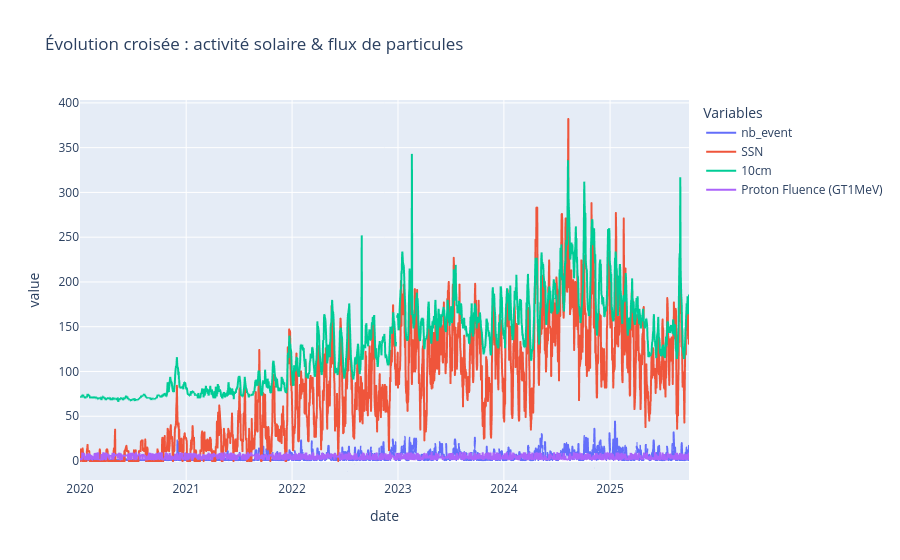

Notebook code for this chart:
### Code cell
# Nettoyage
df["date"] = pd.to_datetime(df["date"], errors="coerce")
for col in ["nb_event", "SSN", "10cm", "Proton Fluence (GT1MeV)", "Electron Fluence (GT2MeV)"]:
    df[col] = clean_numeric(df[col])

df = df.sort_values("date")

# Plot multivarié
fig = px.line(
    df,
    x="date",
    y=["nb_event", "SSN", "10cm", "Proton Fluence (GT1MeV)"],
    title="Évolution croisée : activité solaire & flux de particules"
)

fig.update_layout(legend_title="Variables")
fig.show()

### Figure 1 — Plotly figure (JSON) as saved in the notebook; plotly's stock layout.template omitted (floating-point values rounded to 4 significant figures; data arrays with more than 128 entries replaced by an {"elided": "..."} marker saying what was removed)
{"data": [{"hovertemplate": "variable=nb_event<br>date=%{x}<br>value=%{y}<extra></extra>", "legendgroup": "nb_event", "line": {"color": "#636efa", "dash": "solid"}, "marker": {"symbol": "circle"}, "mode": "lines", "name": "nb_event", "showlegend": true, "type": "scattergl", "x": {"elided": "2087 str values"}, "xaxis": "x", "y": {"elided": "2087 int values"}, "yaxis": "y"}, {"hovertemplate": "variable=SSN<br>date=%{x}<br>value=%{y}<extra></extra>", "legendgroup": "SSN", "line": {"color": "#EF553B", "dash": "solid"}, "marker": {"symbol": "circle"}, "mode": "lines", "name": "SSN", "showlegend": true, "type": "scattergl", "x": {"elided": "2087 str values"}, "xaxis": "x", "y": {"elided": "2087 int values"}, "yaxis": "y"}, {"hovertemplate": "variable=10cm<br>date=%{x}<br>value=%{y}<extra></extra>", "legendgroup": "10cm", "line": {"color": "#00cc96", "dash": "solid"}, "marker": {"symbol": "circle"}, "mode": "lines", "name": "10cm", "showlegend": true, "type": "scattergl", "x": {"elided": "2087 str values"}, "xaxis": "x", "y": {"elided": "2087 int values"}, "yaxis": "y"}, {"hovertemplate": "variable=Proton Fluence (GT1MeV)<br>date=%{x}<br>value=%{y}<extra></extra>", "legendgroup": "Proton Fluence (GT1MeV)", "line": {"color": "#ab63fa", "dash": "solid"}, "marker": {"symbol": "circle"}, "mode": "lines", "name": "Proton Fluence (GT1MeV)", "showlegend": true, "type": "scattergl", "x": {"elided": "2087 str values"}, "xaxis": "x", "y": {"elided": "2087 float values"}, "yaxis": "y"}], "layout": {"legend": {"title": {"text": "Variables"}, "tracegroupgap": 0}, "title": {"text": "Évolution croisée : activité solaire & flux de particules"}, "xaxis": {"anchor": "y", "domain": [0, 1], "title": {"text": "date"}}, "yaxis": {"anchor": "x", "domain": [0, 1], "title": {"text": "value"}}}}
